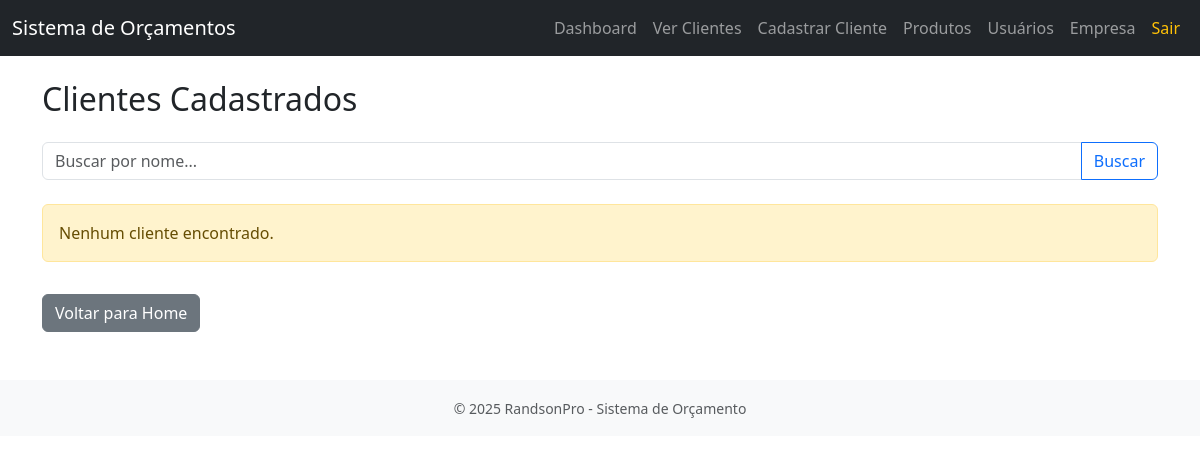
Before: /clientes (signed in) with the older database file.
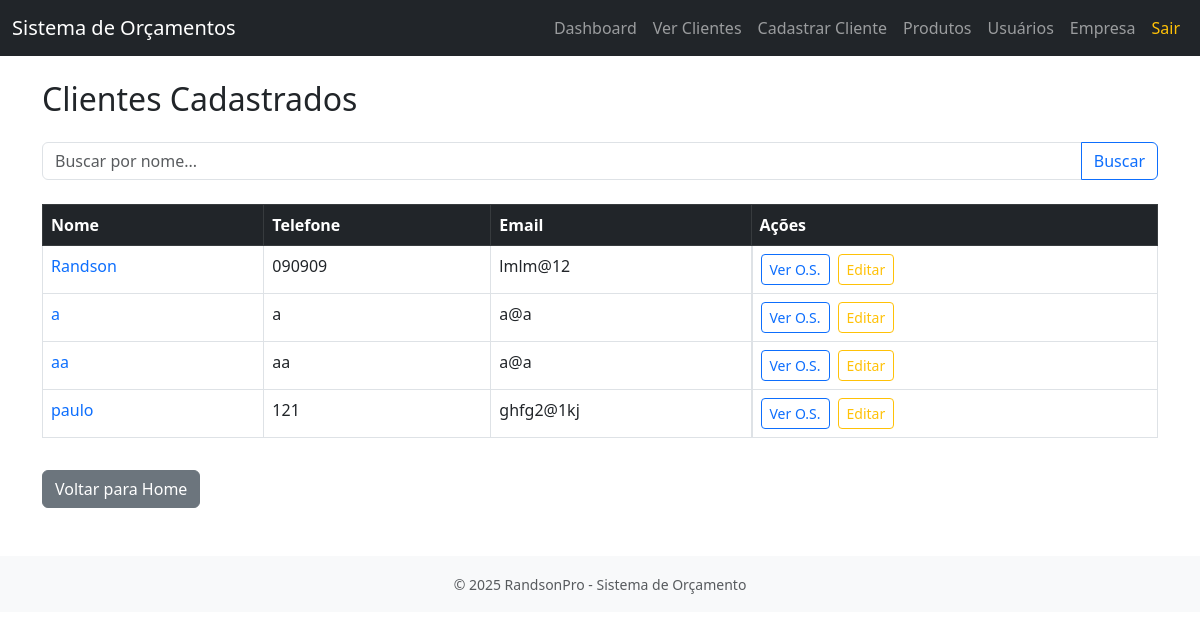
After: the same page with the newer database file.
### models.py (models this page shows)
class Cliente(db.Model):
    __tablename__ = 'clientes'
    id = db.Column(db.Integer, primary_key=True)
    nome = db.Column(db.String(100), nullable=False)
    telefone = db.Column(db.String(20))
    email = db.Column(db.String(100))
    cpf_cnpj = db.Column(db.String(20))
    cidade = db.Column(db.String(100))
    ordens = db.relationship('OrdemServico', backref='cliente', cascade='all, delete-orphan')

### app.py (the view)
@app.route('/clientes')
@login_required
def listar_clientes():
    termo = request.args.get('busca', '').strip()
    if termo:
        clientes = Cliente.query.filter(Cliente.nome.ilike(f'%{termo}%')).order_by(Cliente.nome).all()
    else:
        clientes = Cliente.query.order_by(Cliente.nome).all()
    return render_template('clientes.html', clientes=clientes)

### app.py (called while the page is built)
def login_required(f):
    @wraps(f)
    def decorated_function(*args, **kwargs):
        if 'usuario_id' not in session:
            flash("Você precisa estar logado para acessar esta página.", "warning")
            return redirect(url_for('login'))
        return f(*args, **kwargs)
    return decorated_function

@app.context_processor
def inject_datetime():
    return {'datetime': datetime}

### templates/clientes.html (shortened to what this page needs)
{% extends 'base.html' %}
{% block content %}
<h2 class="mb-4">Clientes Cadastrados</h2>
<form method="GET" action="{{ url_for('listar_clientes') }}" class="mb-4">
  <div class="input-group">
    <input type="text" name="busca" class="form-control" placeholder="Buscar por nome..." value="{{ request.args.get('busca', '') }}">
    <button type="submit" class="btn btn-outline-primary">Buscar</button>
  </div>
</form>
{% if clientes %}
  <table class="table table-hover table-bordered">
    <thead class="table-dark">
      <tr>
        <th>Nome</th>
        <th>Telefone</th>
        <th>Email</th>
        <th>Ações</th>
      </tr>
    </thead>
    <tbody>
      {% for cliente in clientes %}
      <tr>
        <td>
          <a href="{{ url_for('ordens_por_cliente', cliente_id=cliente.id) }}" class="text-decoration-none">
            {{ cliente.nome }}
          </a>
        </td>
        <td>{{ cliente.telefone }}</td>
        <td>{{ cliente.email }}</td>
        <td class="d-flex gap-2">
          <a href="{{ url_for('ordens_por_cliente', cliente_id=cliente.id) }}" class="btn btn-sm btn-outline-primary">Ver O.S.</a>
          <a href="{{ url_for('editar_cliente', cliente_id=cliente.id) }}" class="btn btn-sm btn-outline-warning">Editar</a>
        </td>
      </tr>
      {% endfor %}
    </tbody>
  </table>
{% else %}
  <div class="alert alert-warning">Nenhum cliente encontrado.</div>
{% endif %}
<a href="{{ url_for('home') }}" class="btn btn-secondary mt-3">Voltar para Home</a>
{% endblock %}

Changed rows visible on the page:
added Cliente: nome "Randson", telefone "090909", email "lmlm@12"
added Cliente: nome "a", telefone "a", email "a@a"
added Cliente: nome "aa", telefone "aa", email "a@a"
added Cliente: nome "paulo", telefone "121", email "ghfg2@1kj"
Other visible differences:
text no longer shown: "Nenhum cliente encontrado."
text now shown: "Nome Telefone Email Ações"
